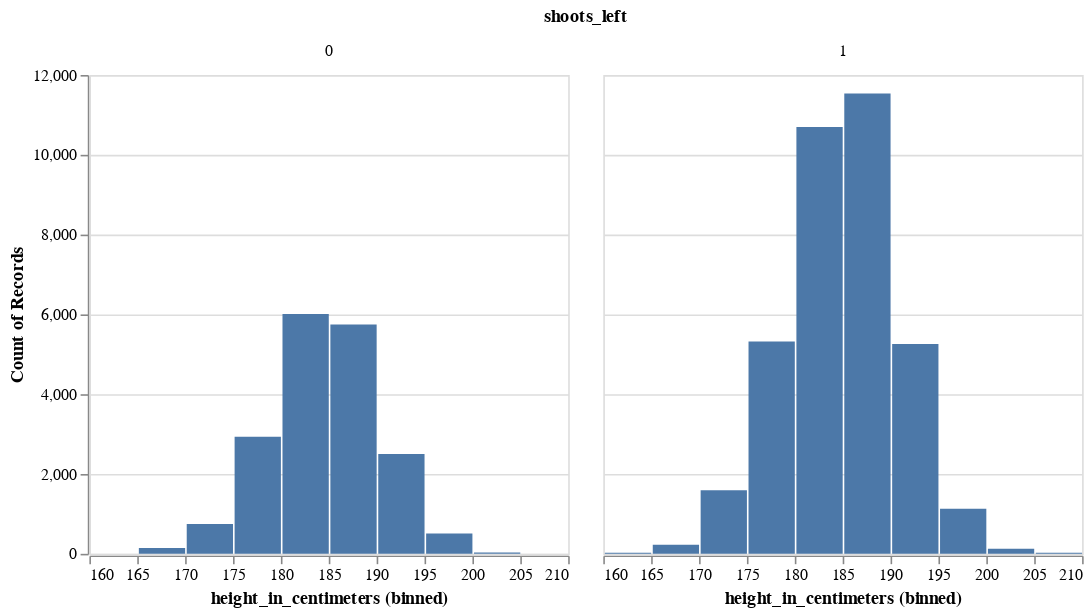

Notebook cell for this chart:
### Code cell
alt.Chart(rosters).mark_bar().encode(
    alt.X("height_in_centimeters").bin(),
    alt.Y("count()")
).facet(
    "shoots_left"
)

### Figure 1 — Vega specification as saved in the notebook (floating-point values rounded to 4 significant figures)
{"$schema": "https://vega.github.io/schema/vega/v5.json", "data": [{"name": "source_0", "values": [{"bin_maxbins_10_height_in_centimeters": 180.0, "bin_maxbins_10_height_in_centimeters_end": 185.0, "shoots_left": 1, "__count": 10694}, {"bin_maxbins_10_height_in_centimeters": 170.0, "bin_maxbins_10_height_in_centimeters_end": 175.0, "shoots_left": 0, "__count": 745}, {"bin_maxbins_10_height_in_centimeters": 185.0, "bin_maxbins_10_height_in_centimeters_end": 190.0, "shoots_left": 1, "__count": 11539}, {"bin_maxbins_10_height_in_centimeters": 190.0, "bin_maxbins_10_height_in_centimeters_end": 195.0, "shoots_left": 1, "__count": 5258}, {"bin_maxbins_10_height_in_centimeters": 190.0, "bin_maxbins_10_height_in_centimeters_end": 195.0, "shoots_left": 0, "__count": 2500}, {"bin_maxbins_10_height_in_centimeters": 175.0, "bin_maxbins_10_height_in_centimeters_end": 180.0, "shoots_left": 0, "__count": 2934}, {"bin_maxbins_10_height_in_centimeters": 175.0, "bin_maxbins_10_height_in_centimeters_end": 180.0, "shoots_left": 1, "__count": 5324}, {"bin_maxbins_10_height_in_centimeters": 195.0, "bin_maxbins_10_height_in_centimeters_end": 200.0, "shoots_left": 1, "__count": 1128}, {"bin_maxbins_10_height_in_centimeters": 180.0, "bin_maxbins_10_height_in_centimeters_end": 185.0, "shoots_left": 0, "__count": 6009}, {"bin_maxbins_10_height_in_centimeters": 185.0, "bin_maxbins_10_height_in_centimeters_end": 190.0, "shoots_left": 0, "__count": 5748}, {"bin_maxbins_10_height_in_centimeters": 195.0, "bin_maxbins_10_height_in_centimeters_end": 200.0, "shoots_left": 0, "__count": 506}, {"bin_maxbins_10_height_in_centimeters": 170.0, "bin_maxbins_10_height_in_centimeters_end": 175.0, "shoots_left": 1, "__count": 1595}, {"bin_maxbins_10_height_in_centimeters": 200.0, "bin_maxbins_10_height_in_centimeters_end": 205.0, "shoots_left": 1, "__count": 130}, {"bin_maxbins_10_height_in_centimeters": 165.0, "bin_maxbins_10_height_in_centimeters_end": 170.0, "shoots_left": 0, "__count": 147}, {"bin_maxbins_10_height_in_centimeters": 165.0, "bin_maxbins_10_height_in_centimeters_end": 170.0, "shoots_left": 1, "__count": 228}, {"bin_maxbins_10_height_in_centimeters": 160.0, "bin_maxbins_10_height_in_centimeters_end": 165.0, "shoots_left": 1, "__count": 29}, {"bin_maxbins_10_height_in_centimeters": 160.0, "bin_maxbins_10_height_in_centimeters_end": 165.0, "shoots_left": 0, "__count": 2}, {"bin_maxbins_10_height_in_centimeters": 205.0, "bin_maxbins_10_height_in_centimeters_end": 210.0, "shoots_left": 1, "__count": 24}, {"bin_maxbins_10_height_in_centimeters": 200.0, "bin_maxbins_10_height_in_centimeters_end": 205.0, "shoots_left": 0, "__count": 32}]}, {"name": "facet_domain"}, {"name": "facet_domain_row", "values": [{"data": 0.0}]}, {"name": "facet_domain_column", "values": [{"data": 0.0}, {"data": 1.0}]}, {"name": "source_0_y_domain___count", "values": [{"min": 2, "max": 11539}]}], "signals": [{"name": "child_bin_maxbins_10_height_in_centimeters_bins", "value": {"fields": ["height_in_centimeters"], "fname": "bin_height_in_centimeters", "start": 160.0, "step": 5.0, "stop": 210.0}}, {"name": "child_width", "value": 300}, {"name": "child_height", "value": 300}], "marks": [{"type": "group", "name": "facet-title", "title": {"text": "shoots_left", "offset": 10, "style": "guide-title"}, "role": "column-title"}, {"type": "group", "name": "row_header", "from": {"data": "facet_domain_row"}, "encode": {"update": {"height": {"signal": "child_height"}}}, "axes": [{"scale": "y", "labelOverlap": true, "title": "Count of Records", "tickCount": {"signal": "ceil(child_height/40)"}, "orient": "left", "grid": false, "zindex": 0}], "role": "row-header"}, {"type": "group", "name": "column_footer", "from": {"data": "facet_domain_column"}, "encode": {"update": {"width": {"signal": "child_width"}}}, "axes": [{"scale": "x", "grid": false, "labelFlush": true, "labelOverlap": true, "tickCount": {"signal": "ceil(child_width/10)"}, "zindex": 0, "orient": "bottom", "title": "height_in_centimeters (binned)"}], "role": "column-footer"}, {"type": "group", "name": "cell", "from": {"facet": {"data": "source_0", "name": "facet", "groupby": ["shoots_left"]}}, "sort": {"field": ["datum[\"shoots_left\"]"], "order": ["ascending"]}, "encode": {"update": {"height": {"signal": "child_height"}, "width": {"signal": "child_width"}}}, "marks": [{"type": "rect", "name": "child_marks", "from": {"data": "facet"}, "encode": {"update": {"fill": {"value": "#4c78a8"}, "y": {"field": "__count", "scale": "y"}, "x2": {"field": "bin_maxbins_10_height_in_centimeters", "scale": "x", "offset": {"signal": "0.5 + (abs(scale(\"x\", datum[\"bin_maxbins_10_height_in_centimeters_end\"]) - scale(\"x\", datum[\"bin_maxbins_10_height_in_centimeters\"])) < 0.25 ? -0.5 * (0.25 - (abs(scale(\"x\", datum[\"bin_maxbins_10_height_in_centimeters_end\"]) - scale(\"x\", datum[\"bin_maxbins_10_height_in_centimeters\"])))) : 0.5)"}}, "x": {"field": "bin_maxbins_10_height_in_centimeters_end", "scale": "x", "offset": {"signal": "0.5 + (abs(scale(\"x\", datum[\"bin_maxbins_10_height_in_centimeters_end\"]) - scale(\"x\", datum[\"bin_maxbins_10_height_in_centimeters\"])) < 0.25 ? 0.5 * (0.25 - (abs(scale(\"x\", datum[\"bin_maxbins_10_height_in_centimeters_end\"]) - scale(\"x\", datum[\"bin_maxbins_10_height_in_centimeters\"])))) : -0.5)"}}, "y2": {"value": 0, "scale": "y"}}}, "style": ["bar"]}], "axes": [{"scale": "y", "domain": false, "ticks": false, "grid": true, "aria": false, "maxExtent": 0, "orient": "left", "gridScale": "x", "labels": false, "zindex": 0, "tickCount": {"signal": "ceil(child_height/40)"}, "minExtent": 0}], "title": {"text": {"signal": "format(parent[\"shoots_left\"], \"\")"}, "offset": 10, "style": "guide-label", "frame": "group"}, "style": "cell"}], "scales": [{"name": "x", "type": "linear", "domain": {"signal": "[child_bin_maxbins_10_height_in_centimeters_bins.start, child_bin_maxbins_10_height_in_centimeters_bins.stop]"}, "range": [0, {"signal": "child_width"}], "bins": {"signal": "child_bin_maxbins_10_height_in_centimeters_bins"}, "zero": false}, {"name": "y", "type": "linear", "domain": [{"signal": "(data(\"source_0_y_domain___count\")[0] || {}).min"}, {"signal": "(data(\"source_0_y_domain___count\")[0] || {}).max"}], "range": [{"signal": "child_height"}, 0], "zero": true, "nice": true}], "padding": 5, "layout": {"padding": 20, "bounds": "full", "align": "all"}, "background": "white"}
